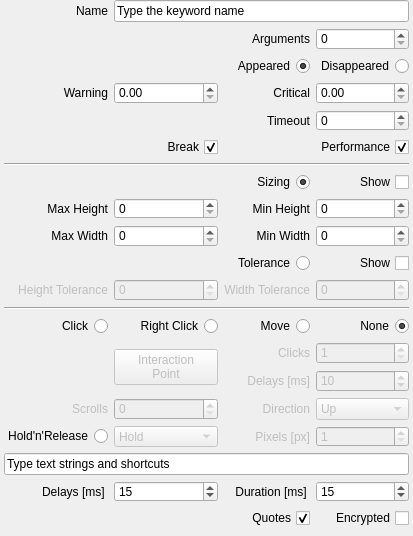
  <widget class="QWidget" name="widget" native="true">
   <property name="geometry">
    <rect>
     <x>173</x>
     <y>9</y>
     <width>413</width>
     <height>536</height>
    </rect>
   </property>
   <widget class="QWidget" name="gridLayoutWidget">
    <property name="geometry">
     <rect>
      <x>4</x>
      <y>0</y>
      <width>405</width>
      <height>529</height>
     </rect>
    </property>
    <layout class="QGridLayout" name="gridLayout">
     <item row="19" column="2">
      <widget class="QLabel" name="labelClickDelay">
       <property name="enabled">
        <bool>false</bool>
       </property>
       <property name="text">
        <string>Delays [ms]</string>
       </property>
       <property name="alignment">
        <set>Qt::AlignRight|Qt::AlignTrailing|Qt::AlignVCenter</set>
       </property>
      </widget>
     </item>
     <item row="25" column="2">
      <widget class="QLabel" name="labelSendKeysDuration">
       <property name="text">
        <string>Duration [ms] </string>
       </property>
       <property name="alignment">
        <set>Qt::AlignRight|Qt::AlignTrailing|Qt::AlignVCenter</set>
       </property>
      </widget>
     </item>
     <item row="8" column="1">
      <widget class="QSpinBox" name="max_height_spinbox">
       <property name="maximum">
        <number>9999</number>
       </property>
      </widget>
     </item>
     <item row="9" column="1">
      <widget class="QSpinBox" name="max_width_spinbox">
       <property name="maximum">
        <number>9999</number>
       </property>
      </widget>
     </item>
     <item row="8" column="0">
      <widget class="QLabel" name="max_height_label">
       <property name="text">
        <string>Max Height</string>
       </property>
       <property name="alignment">
        <set>Qt::AlignRight|Qt::AlignTrailing|Qt::AlignVCenter</set>
       </property>
      </widget>
     </item>
     <item row="25" column="0">
      <widget class="QLabel" name="labelSendKeysDelay">
       <property name="text">
        <string>Delays [ms] </string>
       </property>
       <property name="alignment">
        <set>Qt::AlignRight|Qt::AlignTrailing|Qt::AlignVCenter</set>
       </property>
      </widget>
     </item>
     <item row="7" column="2">
      <widget class="QRadioButton" name="use_min_max">
       <property name="layoutDirection">
        <enum>Qt::RightToLeft</enum>
       </property>
       <property name="text">
        <string>Sizing</string>
       </property>
       <property name="checked">
        <bool>true</bool>
       </property>
       <attribute name="buttonGroup">
        <string notr="true">buttonGroup</string>
       </attribute>
      </widget>
     </item>
     <item row="10" column="3">
      <widget class="QCheckBox" name="show_tolerance">
       <property name="layoutDirection">
        <enum>Qt::RightToLeft</enum>
       </property>
       <property name="text">
        <string>Show</string>
       </property>
      </widget>
     </item>
     <item row="8" column="2">
      <widget class="QLabel" name="min_height_label">
       <property name="text">
        <string>Min Height</string>
       </property>
       <property name="alignment">
        <set>Qt::AlignRight|Qt::AlignTrailing|Qt::AlignVCenter</set>
       </property>
      </widget>
     </item>
     <item row="9" column="2">
      <widget class="QLabel" name="min_width_label">
       <property name="text">
        <string>Min Width</string>
       </property>
       <property name="alignment">
        <set>Qt::AlignRight|Qt::AlignTrailing|Qt::AlignVCenter</set>
       </property>
      </widget>
     </item>
     <item row="0" column="1" colspan="3">
      <widget class="QLineEdit" name="namelineedit">
       <property name="text">
        <string>Type the keyword name</string>
       </property>
      </widget>
     </item>
     <item row="21" column="2">
      <widget class="QLabel" name="labelPixels">
       <property name="enabled">
        <bool>false</bool>
       </property>
       <property name="text">
        <string>Pixels [px]</string>
       </property>
       <property name="alignment">
        <set>Qt::AlignRight|Qt::AlignTrailing|Qt::AlignVCenter</set>
       </property>
      </widget>
     </item>
     <item row="20" column="1">
      <widget class="QSpinBox" name="spinBoxScrolls">
       <property name="enabled">
        <bool>false</bool>
       </property>
      </widget>
     </item>
     <item row="20" column="0">
      <widget class="QLabel" name="scrollsLabel">
       <property name="enabled">
        <bool>false</bool>
       </property>
       <property name="text">
        <string>Scrolls</string>
       </property>
       <property name="alignment">
        <set>Qt::AlignRight|Qt::AlignTrailing|Qt::AlignVCenter</set>
       </property>
      </widget>
     </item>
     <item row="0" column="0">
      <widget class="QLabel" name="labelName">
       <property name="layoutDirection">
        <enum>Qt::LeftToRight</enum>
       </property>
       <property name="text">
        <string>Name</string>
       </property>
       <property name="alignment">
        <set>Qt::AlignRight|Qt::AlignTrailing|Qt::AlignVCenter</set>
       </property>
      </widget>
     </item>
     <item row="21" column="0">
      <widget class="QRadioButton" name="holdreleaseRadio">
       <property name="layoutDirection">
        <enum>Qt::RightToLeft</enum>
       </property>
       <property name="text">
        <string>Hold'n'Release</string>
       </property>
       <attribute name="buttonGroup">
        <string notr="true">buttonGroup_2</string>
       </attribute>
      </widget>
     </item>
     <item row="20" column="3">
      <widget class="QComboBox" name="comboBoxScrolls">
       <property name="enabled">
        <bool>false</bool>
       </property>
       <item>
        <property name="text">
         <string>Up</string>
        </property>
       </item>
       <item>
        <property name="text">
         <string>Down</string>
        </property>
       </item>
       <item>
        <property name="text">
         <string>Left</string>
        </property>
       </item>
       <item>
        <property name="text">
         <string>Right</string>
        </property>
       </item>
      </widget>
     </item>
     <item row="20" column="2">
      <widget class="QLabel" name="labelDirectionScroll">
       <property name="enabled">
        <bool>false</bool>
       </property>
       <property name="layoutDirection">
        <enum>Qt::LeftToRight</enum>
       </property>
       <property name="text">
        <string>Direction</string>
       </property>
       <property name="alignment">
        <set>Qt::AlignRight|Qt::AlignTrailing|Qt::AlignVCenter</set>
       </property>
      </widget>
     </item>
     <item row="11" column="1">
      <widget class="QSpinBox" name="height_tolerance_spinbox">
       <property name="enabled">
        <bool>false</bool>
       </property>
       <property name="maximum">
        <number>999</number>
       </property>
      </widget>
     </item>
     <item row="17" column="0">
      <widget class="QRadioButton" name="clickRadio">
       <property name="layoutDirection">
        <enum>Qt::RightToLeft</enum>
       </property>
       <property name="text">
        <string>Click</string>
       </property>
       <property name="checked">
        <bool>false</bool>
       </property>
       <attribute name="buttonGroup">
        <string notr="true">buttonGroup_2</string>
       </attribute>
      </widget>
     </item>
     <item row="24" column="0" colspan="4">
      <widget class="QLineEdit" name="inserttext">
       <property name="text">
        <string>Type text strings and shortcuts</string>
       </property>
      </widget>
     </item>
     <item row="8" column="3">
      <widget class="QSpinBox" name="min_height_spinbox">
       <property name="maximum">
        <number>9999</number>
       </property>
      </widget>
     </item>
     <item row="26" column="2">
      <widget class="QCheckBox" name="add_quotes">
       <property name="layoutDirection">
        <enum>Qt::RightToLeft</enum>
       </property>
       <property name="text">
        <string>Quotes</string>
       </property>
       <property name="checked">
        <bool>true</bool>
       </property>
      </widget>
     </item>
     <item row="11" column="3">
      <widget class="QSpinBox" name="width_tolerance_spinbox">
       <property name="enabled">
        <bool>false</bool>
       </property>
       <property name="maximum">
        <number>999</number>
       </property>
      </widget>
     </item>
     <item row="6" column="0" colspan="4">
      <widget class="Line" name="line_3">
       <property name="orientation">
        <enum>Qt::Horizontal</enum>
       </property>
      </widget>
     </item>
     <item row="17" column="3">
      <widget class="QRadioButton" name="dontclickRadio">
       <property name="layoutDirection">
        <enum>Qt::RightToLeft</enum>
       </property>
       <property name="text">
        <string>None</string>
       </property>
       <property name="checked">
        <bool>true</bool>
       </property>
       <attribute name="buttonGroup">
        <string notr="true">buttonGroup_2</string>
       </attribute>
      </widget>
     </item>
     <item row="17" column="1">
      <widget class="QRadioButton" name="rightclickRadio">
       <property name="layoutDirection">
        <enum>Qt::RightToLeft</enum>
       </property>
       <property name="text">
        <string>Right Click</string>
       </property>
       <attribute name="buttonGroup">
        <string notr="true">buttonGroup_2</string>
       </attribute>
      </widget>
     </item>
     <item row="7" column="3">
      <widget class="QCheckBox" name="show_min_max">
       <property name="layoutDirection">
        <enum>Qt::RightToLeft</enum>
       </property>
       <property name="text">
        <string>Show</string>
       </property>
      </widget>
     </item>
     <item row="21" column="3">
      <widget class="QSpinBox" name="holdreleaseSpinBox">
       <property name="enabled">
        <bool>false</bool>
       </property>
       <property name="minimum">
        <number>1</number>
       </property>
       <property name="maximum">
        <number>9999</number>
       </property>
      </widget>
     </item>
     <item row="25" column="3">
      <widget class="QSpinBox" name="spinBoxSendKeysDuration">
       <property name="maximum">
        <number>60000</number>
       </property>
       <property name="value">
        <number>15</number>
       </property>
      </widget>
     </item>
     <item row="18" column="1" rowspan="2">
      <widget class="QPushButton" name="pushButtonXYoffset">
       <property name="enabled">
        <bool>false</bool>
       </property>
       <property name="text">
        <string>Interaction
Point</string>
       </property>
      </widget>
     </item>
     <item row="17" column="2">
      <widget class="QRadioButton" name="movemouseRadio">
       <property name="layoutDirection">
        <enum>Qt::RightToLeft</enum>
       </property>
       <property name="text">
        <string>Move</string>
       </property>
       <property name="checked">
        <bool>false</bool>
       </property>
       <attribute name="buttonGroup">
        <string notr="true">buttonGroup_2</string>
       </attribute>
      </widget>
     </item>
     <item row="19" column="3">
      <widget class="QSpinBox" name="clickdelay_spinbox">
       <property name="enabled">
        <bool>false</bool>
       </property>
       <property name="minimum">
        <number>1</number>
       </property>
       <property name="maximum">
        <number>60000</number>
       </property>
       <property name="value">
        <number>10</number>
       </property>
      </widget>
     </item>
     <item row="16" column="0" colspan="4">
      <widget class="Line" name="line_10">
       <property name="orientation">
        <enum>Qt::Horizontal</enum>
       </property>
      </widget>
     </item>
     <item row="11" column="2">
      <widget class="QLabel" name="width_tolerance_label">
       <property name="enabled">
        <bool>false</bool>
       </property>
       <property name="text">
        <string>Width Tolerance</string>
       </property>
       <property name="alignment">
        <set>Qt::AlignRight|Qt::AlignTrailing|Qt::AlignVCenter</set>
       </property>
      </widget>
     </item>
     <item row="18" column="2">
      <widget class="QLabel" name="labelClickNumber">
       <property name="enabled">
        <bool>false</bool>
       </property>
       <property name="text">
        <string>Clicks</string>
       </property>
       <property name="alignment">
        <set>Qt::AlignRight|Qt::AlignTrailing|Qt::AlignVCenter</set>
       </property>
      </widget>
     </item>
     <item row="9" column="0">
      <widget class="QLabel" name="max_width_label">
       <property name="text">
        <string>Max Width</string>
       </property>
       <property name="alignment">
        <set>Qt::AlignRight|Qt::AlignTrailing|Qt::AlignVCenter</set>
       </property>
      </widget>
     </item>
     <item row="11" column="0">
      <widget class="QLabel" name="height_tolerance_label">
       <property name="enabled">
        <bool>false</bool>
       </property>
       <property name="text">
        <string>Height Tolerance</string>
       </property>
       <property name="alignment">
        <set>Qt::AlignRight|Qt::AlignTrailing|Qt::AlignVCenter</set>
       </property>
      </widget>
     </item>
     <item row="25" column="1">
      <widget class="QSpinBox" name="spinBoxSendKeysDelay">
       <property name="maximum">
        <number>60000</number>
       </property>
       <property name="value">
        <number>15</number>
       </property>
      </widget>
     </item>
     <item row="21" column="1">
      <widget class="QComboBox" name="holdreleaseComboBox">
       <property name="enabled">
        <bool>false</bool>
       </property>
       <item>
        <property name="text">
         <string>Hold</string>
        </property>
       </item>
       <item>
        <property name="text">
         <string>Release</string>
        </property>
       </item>
       <item>
        <property name="text">
         <string>Release Up</string>
        </property>
       </item>
       <item>
        <property name="text">
         <string>Release Down</string>
        </property>
       </item>
       <item>
        <property name="text">
         <string>Release Left</string>
        </property>
       </item>
       <item>
        <property name="text">
         <string>Release Right</string>
        </property>
       </item>
      </widget>
     </item>
     <item row="10" column="2">
      <widget class="QRadioButton" name="use_tolerance">
       <property name="layoutDirection">
        <enum>Qt::RightToLeft</enum>
       </property>
       <property name="text">
        <string>Tolerance</string>
       </property>
       <attribute name="buttonGroup">
        <string notr="true">buttonGroup</string>
       </attribute>
      </widget>
     </item>
     <item row="18" column="3">
      <widget class="QSpinBox" name="clicknumber_spinbox">
       <property name="enabled">
        <bool>false</bool>
       </property>
       <property name="minimum">
        <number>1</number>
       </property>
      </widget>
     </item>
     <item row="26" column="3">
      <widget class="QCheckBox" name="text_encrypted">
       <property name="layoutDirection">
        <enum>Qt::RightToLeft</enum>
       </property>
       <property name="text">
        <string>Encrypted</string>
       </property>
       <property name="checked">
        <bool>false</bool>
       </property>
      </widget>
     </item>
     <item row="9" column="3">
      <widget class="QSpinBox" name="min_width_spinbox">
       <property name="maximum">
        <number>9999</number>
       </property>
      </widget>
     </item>
     <item row="2" column="3">
      <widget class="QRadioButton" name="wait_disapp_radio">
       <property name="layoutDirection">
        <enum>Qt::RightToLeft</enum>
       </property>
       <property name="text">
        <string>Disappeared</string>
       </property>
       <property name="checked">
        <bool>false</bool>
       </property>
       <attribute name="buttonGroup">
        <string notr="true">buttonGroup_3</string>
       </attribute>
      </widget>
     </item>
     <item row="2" column="2">
      <widget class="QRadioButton" name="wait_radio">
       <property name="layoutDirection">
        <enum>Qt::RightToLeft</enum>
       </property>
       <property name="text">
        <string>Appeared</string>
       </property>
       <property name="checked">
        <bool>true</bool>
       </property>
       <attribute name="buttonGroup">
        <string notr="true">buttonGroup_3</string>
       </attribute>
      </widget>
     </item>
     <item row="3" column="0">
      <widget class="QLabel" name="labelWarning">
       <property name="text">
        <string>Warning</string>
       </property>
       <property name="alignment">
        <set>Qt::AlignRight|Qt::AlignTrailing|Qt::AlignVCenter</set>
       </property>
      </widget>
     </item>
     <item row="5" column="2" colspan="2">
      <widget class="QCheckBox" name="checkBoxEnablePerformance">
       <property name="layoutDirection">
        <enum>Qt::RightToLeft</enum>
       </property>
       <property name="text">
        <string>Performance</string>
       </property>
       <property name="checked">
        <bool>true</bool>
       </property>
      </widget>
     </item>
     <item row="3" column="2">
      <widget class="QLabel" name="labelCritical">
       <property name="text">
        <string>Critical</string>
       </property>
       <property name="alignment">
        <set>Qt::AlignRight|Qt::AlignTrailing|Qt::AlignVCenter</set>
       </property>
      </widget>
     </item>
     <item row="4" column="3">
      <widget class="QSpinBox" name="timeout_spinbox">
       <property name="maximum">
        <number>999999</number>
       </property>
      </widget>
     </item>
     <item row="4" column="2">
      <widget class="QLabel" name="timeout_label">
       <property name="text">
        <string>Timeout</string>
       </property>
       <property name="alignment">
        <set>Qt::AlignRight|Qt::AlignTrailing|Qt::AlignVCenter</set>
       </property>
      </widget>
     </item>
     <item row="3" column="3">
      <widget class="QDoubleSpinBox" name="doubleSpinBoxCritical">
       <property name="maximum">
        <double>9999.989999999999782</double>
       </property>
       <property name="singleStep">
        <double>1.000000000000000</double>
       </property>
      </widget>
     </item>
     <item row="5" column="0" colspan="2">
      <widget class="QCheckBox" name="timeout_exception">
       <property name="layoutDirection">
        <enum>Qt::RightToLeft</enum>
       </property>
       <property name="text">
        <string>Break</string>
       </property>
       <property name="checked">
        <bool>true</bool>
       </property>
      </widget>
     </item>
     <item row="3" column="1">
      <widget class="QDoubleSpinBox" name="doubleSpinBoxWarning">
       <property name="maximum">
        <double>9999.989999999999782</double>
       </property>
       <property name="singleStep">
        <double>1.000000000000000</double>
       </property>
      </widget>
     </item>
     <item row="1" column="3">
      <widget class="QSpinBox" name="spinBoxArgs"/>
     </item>
     <item row="1" column="2">
      <widget class="QLabel" name="labelArgs">
       <property name="text">
        <string>Arguments</string>
       </property>
       <property name="alignment">
        <set>Qt::AlignRight|Qt::AlignTrailing|Qt::AlignVCenter</set>
       </property>
      </widget>
     </item>
    </layout>
   </widget>
  </widget>
